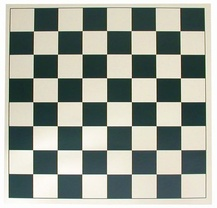
#> input picture data/chess2.jpg, 217 x 208 px, shrunk from 500 x 479 before the run, found by its file name
$ jupyter execute grid_detection.ipynb
#> lines starting #> are read from the running program, lines starting #| are printed output that depends on the picture; after the words box and inside, x2 and y2 are one past the last pixel; in counts of white or black regions, pixels touching at a corner belong together
[cell 1]
import cv2
import matplotlib.pyplot as plt
import numpy as np

[cell 2]
img = cv2.imread("/Users/kushalgupta/CV_course/data/chess2.jpg")
#> img is the input picture: shape (208, 217, 3); mean B, G, R 151.4, 161.3, 155.5

[cell 3]
plt.imshow(img)

[cell 4]
found,corners=cv2.findChessboardCorners(img,(7,7))
#> found = True; corners = 49 rows, first 8: [33.48, 30.99], [57.67, 30.72], [82.21, 30.6], [106.5, 30.53], [131.2, 30.61], [155.5, 30.66], [179.9, 30.76], [33.27, 54.27]

[cell 5]
found
#> Out = True

[cell 6]
cv2.drawChessboardCorners(img,(7,7),corners,found)
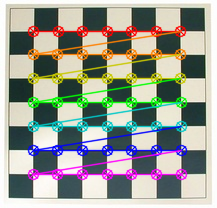
#> img: shape (208, 217, 3); mean B, G, R 147.9, 157.6, 154.5

[cell 7]
plt.imshow(img)

[cell 8]
img = cv2.imread("/Users/kushalgupta/CV_course/data/dots.png")
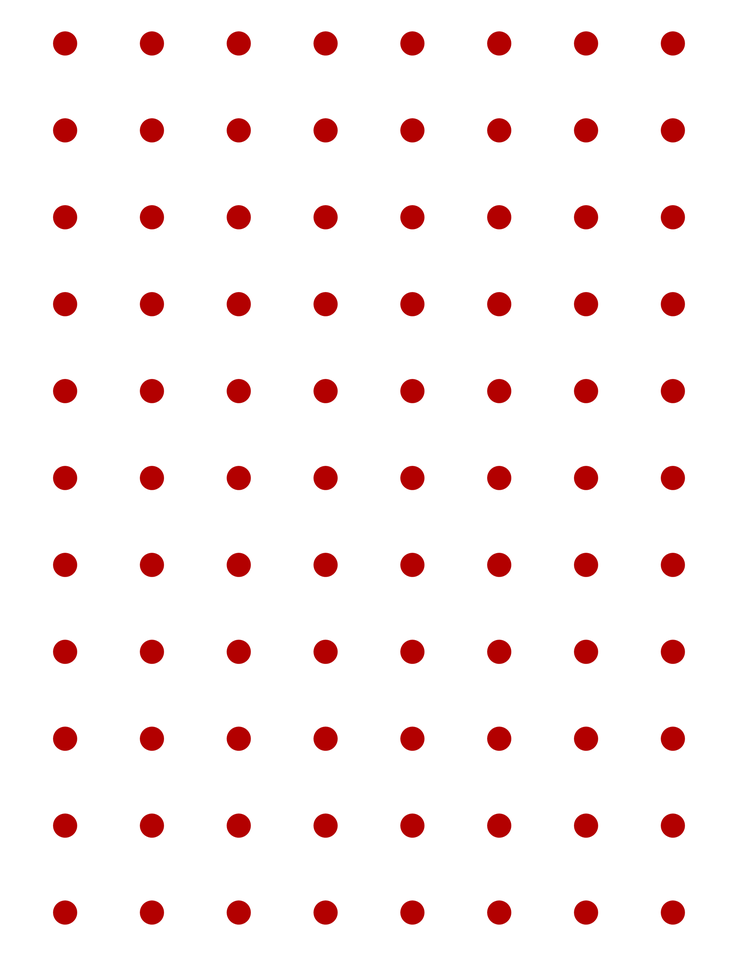
#> input picture data/dots.png, 738 x 956 px, shrunk from 1700 x 2200 before the run, found by its file name
#> img is the input picture: shape (956, 738, 3); mean B, G, R 240.4, 240.4, 250.6

[cell 9]
plt.imshow(img)

[cell 10]
found,corners = cv2.findCirclesGrid(img,(8,10),cv2.CALIB_CB_SYMMETRIC_GRID)
#> corners = 80 rows, first 8: [64.61, 42.95], [151.4, 42.95], [238.3, 42.95], [325.1, 42.95], [411.9, 42.95], [498.7, 42.95], [585.6, 42.95], [672.4, 42.95]

[cell 11]
found
#> Out = True

[cell 12]
cv2.drawChessboardCorners(img,(8,8),corners,found)
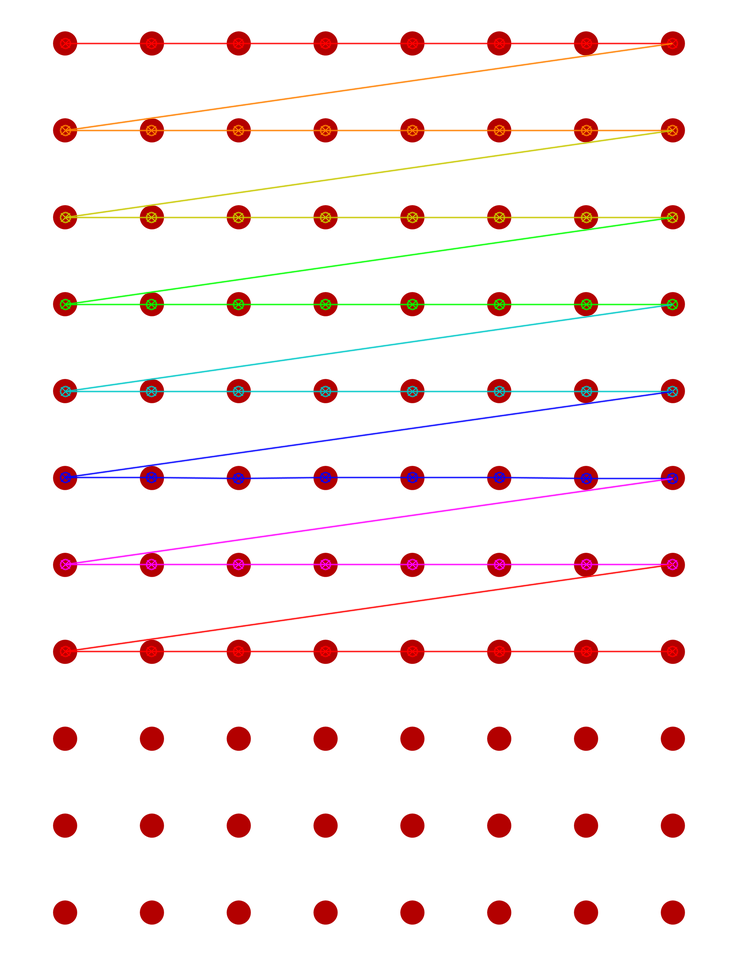
#> img: shape (956, 738, 3); 4.6% of pixels changed, all inside (x1, y1, x2, y2) = (59, 37, 679, 658)
